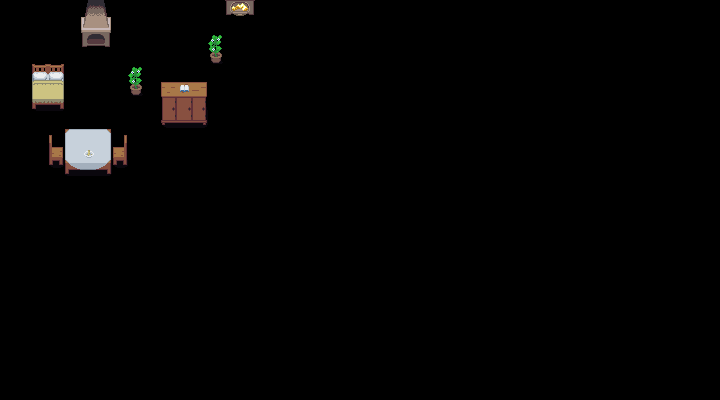

A level layout from a 2D game, rendered from its tile map. Below: a short description, then the map file with its tile-grid data intact:
An orthogonal 45x25 tile map with 16x16 px tiles, 2 tile layers (Tile Layer 1, Tile Layer 2).

<map version="1.2" tiledversion="1.2.1" orientation="orthogonal" renderorder="right-down" width="45" height="25" tilewidth="16" tileheight="16" infinite="0" nextlayerid="3" nextobjectid="1">
 <tileset firstgid="1" source="data/Inner.tsx" />
 <layer id="1" name="Tile Layer 1" width="45" height="25">
  <data encoding="csv">
0,0,0,0,0,413,414,0,0,0,0,0,0,0,491,492,0,0,0,0,0,0,0,0,0,0,0,0,0,0,0,0,0,0,0,0,0,0,0,0,0,0,0,0,0,
0,0,0,0,0,453,454,0,0,0,0,0,0,0,0,0,0,0,0,0,0,0,0,0,0,0,0,0,0,0,0,0,0,0,0,0,0,0,0,0,0,0,0,0,0,
0,0,0,0,0,493,494,0,0,0,0,0,0,489,0,0,0,0,0,0,0,0,0,0,0,0,0,0,0,0,0,0,0,0,0,0,0,0,0,0,0,0,0,0,0,
0,0,0,0,0,0,0,0,0,0,0,0,0,529,0,0,0,0,0,0,0,0,0,0,0,0,0,0,0,0,0,0,0,0,0,0,0,0,0,0,0,0,0,0,0,
0,0,0,0,0,0,0,0,489,0,0,0,0,0,0,0,0,0,0,0,0,0,0,0,0,0,0,0,0,0,0,0,0,0,0,0,0,0,0,0,0,0,0,0,0,
0,0,0,0,0,0,0,0,529,0,367,368,369,0,0,0,0,0,0,0,0,0,0,0,0,0,0,0,0,0,0,0,0,0,0,0,0,0,0,0,0,0,0,0,0,
0,0,0,0,0,0,0,0,0,0,407,408,409,0,0,0,0,0,0,0,0,0,0,0,0,0,0,0,0,0,0,0,0,0,0,0,0,0,0,0,0,0,0,0,0,
0,0,0,0,0,0,0,0,0,0,447,448,449,0,0,0,0,0,0,0,0,0,0,0,0,0,0,0,0,0,0,0,0,0,0,0,0,0,0,0,0,0,0,0,0,
0,0,0,177,54,55,56,179,0,0,0,0,0,0,0,0,0,0,0,0,0,0,0,0,0,0,0,0,0,0,0,0,0,0,0,0,0,0,0,0,0,0,0,0,0,
0,0,0,217,94,95,96,219,0,0,0,0,0,0,0,0,0,0,0,0,0,0,0,0,0,0,0,0,0,0,0,0,0,0,0,0,0,0,0,0,0,0,0,0,0,
0,0,0,257,134,135,136,259,0,0,0,0,0,0,0,0,0,0,0,0,0,0,0,0,0,0,0,0,0,0,0,0,0,0,0,0,0,0,0,0,0,0,0,0,0,
0,0,0,0,0,0,0,0,0,0,0,0,0,0,0,0,0,0,0,0,0,0,0,0,0,0,0,0,0,0,0,0,0,0,0,0,0,0,0,0,0,0,0,0,0,
0,0,0,0,0,0,0,0,0,0,0,0,0,0,0,0,0,0,0,0,0,0,0,0,0,0,0,0,0,0,0,0,0,0,0,0,0,0,0,0,0,0,0,0,0,
0,0,0,0,0,0,0,0,0,0,0,0,0,0,0,0,0,0,0,0,0,0,0,0,0,0,0,0,0,0,0,0,0,0,0,0,0,0,0,0,0,0,0,0,0,
0,0,0,0,0,0,0,0,0,0,0,0,0,0,0,0,0,0,0,0,0,0,0,0,0,0,0,0,0,0,0,0,0,0,0,0,0,0,0,0,0,0,0,0,0,
0,0,0,0,0,0,0,0,0,0,0,0,0,0,0,0,0,0,0,0,0,0,0,0,0,0,0,0,0,0,0,0,0,0,0,0,0,0,0,0,0,0,0,0,0,
0,0,0,0,0,0,0,0,0,0,0,0,0,0,0,0,0,0,0,0,0,0,0,0,0,0,0,0,0,0,0,0,0,0,0,0,0,0,0,0,0,0,0,0,0,
0,0,0,0,0,0,0,0,0,0,0,0,0,0,0,0,0,0,0,0,0,0,0,0,0,0,0,0,0,0,0,0,0,0,0,0,0,0,0,0,0,0,0,0,0,
0,0,0,0,0,0,0,0,0,0,0,0,0,0,0,0,0,0,0,0,0,0,0,0,0,0,0,0,0,0,0,0,0,0,0,0,0,0,0,0,0,0,0,0,0,
0,0,0,0,0,0,0,0,0,0,0,0,0,0,0,0,0,0,0,0,0,0,0,0,0,0,0,0,0,0,0,0,0,0,0,0,0,0,0,0,0,0,0,0,0,
0,0,0,0,0,0,0,0,0,0,0,0,0,0,0,0,0,0,0,0,0,0,0,0,0,0,0,0,0,0,0,0,0,0,0,0,0,0,0,0,0,0,0,0,0,
0,0,0,0,0,0,0,0,0,0,0,0,0,0,0,0,0,0,0,0,0,0,0,0,0,0,0,0,0,0,0,0,0,0,0,0,0,0,0,0,0,0,0,0,0,
0,0,0,0,0,0,0,0,0,0,0,0,0,0,0,0,0,0,0,0,0,0,0,0,0,0,0,0,0,0,0,0,0,0,0,0,0,0,0,0,0,0,0,0,0,
0,0,0,0,0,0,0,0,0,0,0,0,0,0,0,0,0,0,0,0,0,0,0,0,0,0,0,0,0,0,0,0,0,0,0,0,0,0,0,0,0,0,0,0,0,
0,0,0,0,0,0,0,0,0,0,0,0,0,0,0,0,0,0,0,0,0,0,0,0,0,0,0,0,0,0,0,0,0,0,0,0,0,0,0,0,0,0,0,0,0
</data>
 </layer>
 <layer id="2" name="Tile Layer 2" width="45" height="25">
  <data encoding="csv">
0,0,0,0,0,0,0,0,0,0,0,0,0,0,0,0,0,0,0,0,0,0,0,0,0,0,0,0,0,0,0,0,0,0,0,0,0,0,0,0,0,0,0,0,0,
0,0,0,0,0,0,0,0,0,0,0,0,0,0,0,0,0,0,0,0,0,0,0,0,0,0,0,0,0,0,0,0,0,0,0,0,0,0,0,0,0,0,0,0,0,
0,0,0,0,0,0,0,0,0,0,0,0,0,0,0,0,0,0,0,0,0,0,0,0,0,0,0,0,0,0,0,0,0,0,0,0,0,0,0,0,0,0,0,0,0,
0,0,0,0,0,0,0,0,0,0,0,0,0,0,0,0,0,0,0,0,0,0,0,0,0,0,0,0,0,0,0,0,0,0,0,0,0,0,0,0,0,0,0,0,0,
0,0,58,59,0,0,0,0,0,0,0,0,0,0,0,0,0,0,0,0,0,0,0,0,0,0,0,0,0,0,0,0,0,0,0,0,0,0,0,0,0,0,0,0,0,
0,0,98,99,0,0,0,0,0,0,0,374,0,0,0,0,0,0,0,0,0,0,0,0,0,0,0,0,0,0,0,0,0,0,0,0,0,0,0,0,0,0,0,0,0,
0,0,138,139,0,0,0,0,0,0,0,0,0,0,0,0,0,0,0,0,0,0,0,0,0,0,0,0,0,0,0,0,0,0,0,0,0,0,0,0,0,0,0,0,0,
0,0,0,0,0,0,0,0,0,0,0,0,0,0,0,0,0,0,0,0,0,0,0,0,0,0,0,0,0,0,0,0,0,0,0,0,0,0,0,0,0,0,0,0,0,
0,0,0,0,0,0,0,0,0,0,0,0,0,0,0,0,0,0,0,0,0,0,0,0,0,0,0,0,0,0,0,0,0,0,0,0,0,0,0,0,0,0,0,0,0,
0,0,0,0,0,450,0,0,0,0,0,0,0,0,0,0,0,0,0,0,0,0,0,0,0,0,0,0,0,0,0,0,0,0,0,0,0,0,0,0,0,0,0,0,0,
0,0,0,0,0,0,0,0,0,0,0,0,0,0,0,0,0,0,0,0,0,0,0,0,0,0,0,0,0,0,0,0,0,0,0,0,0,0,0,0,0,0,0,0,0,
0,0,0,0,0,0,0,0,0,0,0,0,0,0,0,0,0,0,0,0,0,0,0,0,0,0,0,0,0,0,0,0,0,0,0,0,0,0,0,0,0,0,0,0,0,
0,0,0,0,0,0,0,0,0,0,0,0,0,0,0,0,0,0,0,0,0,0,0,0,0,0,0,0,0,0,0,0,0,0,0,0,0,0,0,0,0,0,0,0,0,
0,0,0,0,0,0,0,0,0,0,0,0,0,0,0,0,0,0,0,0,0,0,0,0,0,0,0,0,0,0,0,0,0,0,0,0,0,0,0,0,0,0,0,0,0,
0,0,0,0,0,0,0,0,0,0,0,0,0,0,0,0,0,0,0,0,0,0,0,0,0,0,0,0,0,0,0,0,0,0,0,0,0,0,0,0,0,0,0,0,0,
0,0,0,0,0,0,0,0,0,0,0,0,0,0,0,0,0,0,0,0,0,0,0,0,0,0,0,0,0,0,0,0,0,0,0,0,0,0,0,0,0,0,0,0,0,
0,0,0,0,0,0,0,0,0,0,0,0,0,0,0,0,0,0,0,0,0,0,0,0,0,0,0,0,0,0,0,0,0,0,0,0,0,0,0,0,0,0,0,0,0,
0,0,0,0,0,0,0,0,0,0,0,0,0,0,0,0,0,0,0,0,0,0,0,0,0,0,0,0,0,0,0,0,0,0,0,0,0,0,0,0,0,0,0,0,0,
0,0,0,0,0,0,0,0,0,0,0,0,0,0,0,0,0,0,0,0,0,0,0,0,0,0,0,0,0,0,0,0,0,0,0,0,0,0,0,0,0,0,0,0,0,
0,0,0,0,0,0,0,0,0,0,0,0,0,0,0,0,0,0,0,0,0,0,0,0,0,0,0,0,0,0,0,0,0,0,0,0,0,0,0,0,0,0,0,0,0,
0,0,0,0,0,0,0,0,0,0,0,0,0,0,0,0,0,0,0,0,0,0,0,0,0,0,0,0,0,0,0,0,0,0,0,0,0,0,0,0,0,0,0,0,0,
0,0,0,0,0,0,0,0,0,0,0,0,0,0,0,0,0,0,0,0,0,0,0,0,0,0,0,0,0,0,0,0,0,0,0,0,0,0,0,0,0,0,0,0,0,
0,0,0,0,0,0,0,0,0,0,0,0,0,0,0,0,0,0,0,0,0,0,0,0,0,0,0,0,0,0,0,0,0,0,0,0,0,0,0,0,0,0,0,0,0,
0,0,0,0,0,0,0,0,0,0,0,0,0,0,0,0,0,0,0,0,0,0,0,0,0,0,0,0,0,0,0,0,0,0,0,0,0,0,0,0,0,0,0,0,0,
0,0,0,0,0,0,0,0,0,0,0,0,0,0,0,0,0,0,0,0,0,0,0,0,0,0,0,0,0,0,0,0,0,0,0,0,0,0,0,0,0,0,0,0,0
</data>
 </layer>
</map>
